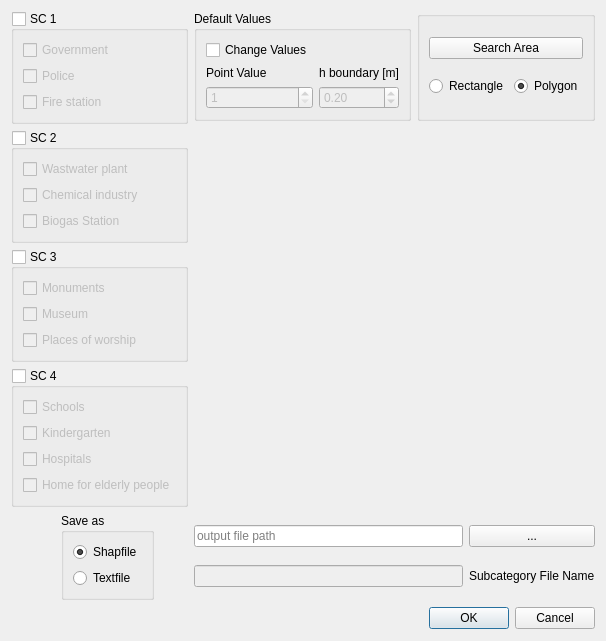
<?xml version="1.0" encoding="UTF-8"?>
<ui version="4.0">
 <class>Dialog</class>
 <widget class="QDialog" name="Dialog">
  <property name="geometry">
   <rect>
    <x>0</x>
    <y>0</y>
    <width>643</width>
    <height>665</height>
   </rect>
  </property>
  <property name="windowTitle">
   <string>OSM Point Import for ProMaIDes SC-Module</string>
  </property>
  <property name="sizeGripEnabled">
   <bool>false</bool>
  </property>
  <layout class="QGridLayout" name="gridLayout" rowstretch="0,0,0,0,0,0,0,0,0,0,0" columnstretch="0,0,0,0,0,0,0,0,0,0">
   <property name="sizeConstraint">
    <enum>QLayout::SetFixedSize</enum>
   </property>
   <property name="leftMargin">
    <number>11</number>
   </property>
   <property name="topMargin">
    <number>11</number>
   </property>
   <item row="10" column="9">
    <widget class="QDialogButtonBox" name="button_box">
     <property name="orientation">
      <enum>Qt::Horizontal</enum>
     </property>
     <property name="standardButtons">
      <set>QDialogButtonBox::Cancel|QDialogButtonBox::Ok</set>
     </property>
    </widget>
   </item>
   <item row="9" column="9">
    <layout class="QGridLayout" name="gridLayout_5">
     <item row="0" column="0">
      <widget class="QLineEdit" name="filename_edit">
       <property name="text">
        <string/>
       </property>
       <property name="placeholderText">
        <string>output file path</string>
       </property>
      </widget>
     </item>
     <item row="0" column="1">
      <widget class="QPushButton" name="browse_button">
       <property name="text">
        <string>...</string>
       </property>
      </widget>
     </item>
     <item row="1" column="0">
      <widget class="QLineEdit" name="subcategory_edit">
       <property name="enabled">
        <bool>false</bool>
       </property>
      </widget>
     </item>
     <item row="1" column="1">
      <widget class="QLabel" name="label_3">
       <property name="text">
        <string>Subcategory File Name</string>
       </property>
      </widget>
     </item>
    </layout>
   </item>
   <item row="0" column="9">
    <layout class="QGridLayout" name="gridLayout_3">
     <item row="1" column="1">
      <spacer name="verticalSpacer">
       <property name="orientation">
        <enum>Qt::Vertical</enum>
       </property>
       <property name="sizeHint" stdset="0">
        <size>
         <width>20</width>
         <height>40</height>
        </size>
       </property>
      </spacer>
     </item>
     <item row="0" column="2">
      <widget class="QGroupBox" name="groupBox_3">
       <property name="maximumSize">
        <size>
         <width>185</width>
         <height>113</height>
        </size>
       </property>
       <property name="title">
        <string/>
       </property>
       <layout class="QGridLayout" name="gridLayout_4">
        <item row="1" column="0">
         <widget class="QRadioButton" name="Rect_Button">
          <property name="text">
           <string>Rectangle</string>
          </property>
          <property name="checked">
           <bool>false</bool>
          </property>
         </widget>
        </item>
        <item row="0" column="0" colspan="2">
         <widget class="QPushButton" name="button_searchArea">
          <property name="text">
           <string>Search Area</string>
          </property>
          <property name="checkable">
           <bool>true</bool>
          </property>
         </widget>
        </item>
        <item row="1" column="1">
         <widget class="QRadioButton" name="Poly_Button">
          <property name="text">
           <string>Polygon</string>
          </property>
          <property name="checked">
           <bool>true</bool>
          </property>
         </widget>
        </item>
       </layout>
      </widget>
     </item>
     <item row="0" column="1">
      <widget class="QGroupBox" name="DefaultBox">
       <property name="enabled">
        <bool>true</bool>
       </property>
       <property name="maximumSize">
        <size>
         <width>285</width>
         <height>113</height>
        </size>
       </property>
       <property name="title">
        <string>Default Values</string>
       </property>
       <property name="flat">
        <bool>true</bool>
       </property>
       <property name="checkable">
        <bool>false</bool>
       </property>
       <property name="checked">
        <bool>false</bool>
       </property>
       <layout class="QGridLayout" name="gridLayout_2">
        <item row="2" column="1">
         <widget class="QDoubleSpinBox" name="boundaryBox">
          <property name="enabled">
           <bool>false</bool>
          </property>
          <property name="specialValueText">
           <string/>
          </property>
          <property name="prefix">
           <string/>
          </property>
          <property name="suffix">
           <string/>
          </property>
          <property name="singleStep">
           <double>0.100000000000000</double>
          </property>
          <property name="value">
           <double>0.200000000000000</double>
          </property>
         </widget>
        </item>
        <item row="2" column="0">
         <widget class="QSpinBox" name="PointBox">
          <property name="enabled">
           <bool>false</bool>
          </property>
          <property name="minimum">
           <number>1</number>
          </property>
          <property name="maximum">
           <number>4</number>
          </property>
         </widget>
        </item>
        <item row="1" column="0">
         <widget class="QLabel" name="label">
          <property name="text">
           <string>Point Value</string>
          </property>
         </widget>
        </item>
        <item row="1" column="1">
         <widget class="QLabel" name="label_2">
          <property name="text">
           <string>h boundary [m]</string>
          </property>
         </widget>
        </item>
        <item row="0" column="0">
         <widget class="QCheckBox" name="ChangeBox">
          <property name="enabled">
           <bool>true</bool>
          </property>
          <property name="text">
           <string>Change Values</string>
          </property>
         </widget>
        </item>
       </layout>
      </widget>
     </item>
    </layout>
   </item>
   <item row="0" column="2" colspan="6">
    <layout class="QVBoxLayout" name="verticalLayout_8">
     <item>
      <widget class="QgsCollapsibleGroupBox" name="SC1Box">
       <property name="minimumSize">
        <size>
         <width>0</width>
         <height>0</height>
        </size>
       </property>
       <property name="maximumSize">
        <size>
         <width>16777215</width>
         <height>16777215</height>
        </size>
       </property>
       <property name="toolTip">
        <string>Public buildings</string>
       </property>
       <property name="styleSheet">
        <string notr="true">QgsCollapsibleGroupBoxBasic::title, QgsCollapsibleGroupBox::title {  subcontrol-origin: margin;  subcontrol-position: top left;  margin-left: 20px;  margin-right: 5px;  left: 0px;  top: 1px;}QgsCollapsibleGroupBoxBasic::title, QgsCollapsibleGroupBox::title {  subcontrol-origin: margin;  subcontrol-position: top left;  margin-left: 20px;  margin-right: 5px;  left: 0px;  top: 2px;}QgsCollapsibleGroupBoxBasic::title, QgsCollapsibleGroupBox::title {  subcontrol-origin: margin;  subcontrol-position: top left;  margin-left: 20px;  margin-right: 5px;  left: 0px;  top: 1px;}QgsCollapsibleGroupBoxBasic::title, QgsCollapsibleGroupBox::title {  subcontrol-origin: margin;  subcontrol-position: top left;  margin-left: 20px;  margin-right: 5px;  left: 0px;  top: 1px;}QgsCollapsibleGroupBoxBasic::title, QgsCollapsibleGroupBox::title {  subcontrol-origin: margin;  subcontrol-position: top left;  margin-left: 20px;  margin-right: 5px;  left: 0px;  top: 1px;}QgsCollapsibleGroupBoxBasic::title, QgsCollapsibleGroupBox::title {  subcontrol-origin: margin;  subcontrol-position: top left;  margin-left: 20px;  margin-right: 5px;  left: 0px;  top: 1px;}QgsCollapsibleGroupBoxBasic::title, QgsCollapsibleGroupBox::title {  subcontrol-origin: margin;  subcontrol-position: top left;  margin-left: 20px;  margin-right: 5px;  left: 0px;  top: 1px;}QgsCollapsibleGroupBoxBasic::title, QgsCollapsibleGroupBox::title {  subcontrol-origin: margin;  subcontrol-position: top left;  margin-left: 20px;  margin-right: 5px;  left: 0px;  top: 1px;}</string>
       </property>
       <property name="title">
        <string>SC 1</string>
       </property>
       <property name="flat">
        <bool>true</bool>
       </property>
       <property name="checkable">
        <bool>true</bool>
       </property>
       <property name="checked">
        <bool>false</bool>
       </property>
       <property name="collapsed">
        <bool>false</bool>
       </property>
       <property name="saveCheckedState">
        <bool>true</bool>
       </property>
       <layout class="QVBoxLayout" name="verticalLayout">
        <item>
         <widget class="QCheckBox" name="checkBox_government">
          <property name="text">
           <string>Government</string>
          </property>
         </widget>
        </item>
        <item>
         <widget class="QCheckBox" name="checkBox_police">
          <property name="text">
           <string>Police</string>
          </property>
         </widget>
        </item>
        <item>
         <widget class="QCheckBox" name="checkBox_fire_station">
          <property name="text">
           <string>Fire station</string>
          </property>
         </widget>
        </item>
       </layout>
      </widget>
     </item>
     <item>
      <widget class="QgsCollapsibleGroupBox" name="SC2Box">
       <property name="minimumSize">
        <size>
         <width>0</width>
         <height>0</height>
        </size>
       </property>
       <property name="maximumSize">
        <size>
         <width>16777215</width>
         <height>16777215</height>
        </size>
       </property>
       <property name="toolTip">
        <string>Areas or buildings with environmentally hazardous substances</string>
       </property>
       <property name="styleSheet">
        <string notr="true">QgsCollapsibleGroupBoxBasic::title, QgsCollapsibleGroupBox::title {  subcontrol-origin: margin;  subcontrol-position: top left;  margin-left: 20px;  margin-right: 5px;  left: 0px;  top: 1px;}QgsCollapsibleGroupBoxBasic::title, QgsCollapsibleGroupBox::title {  subcontrol-origin: margin;  subcontrol-position: top left;  margin-left: 20px;  margin-right: 5px;  left: 0px;  top: 2px;}QgsCollapsibleGroupBoxBasic::title, QgsCollapsibleGroupBox::title {  subcontrol-origin: margin;  subcontrol-position: top left;  margin-left: 20px;  margin-right: 5px;  left: 0px;  top: 1px;}QgsCollapsibleGroupBoxBasic::title, QgsCollapsibleGroupBox::title {  subcontrol-origin: margin;  subcontrol-position: top left;  margin-left: 20px;  margin-right: 5px;  left: 0px;  top: 1px;}QgsCollapsibleGroupBoxBasic::title, QgsCollapsibleGroupBox::title {  subcontrol-origin: margin;  subcontrol-position: top left;  margin-left: 20px;  margin-right: 5px;  left: 0px;  top: 1px;}QgsCollapsibleGroupBoxBasic::title, QgsCollapsibleGroupBox::title {  subcontrol-origin: margin;  subcontrol-position: top left;  margin-left: 20px;  margin-right: 5px;  left: 0px;  top: 1px;}QgsCollapsibleGroupBoxBasic::title, QgsCollapsibleGroupBox::title {  subcontrol-origin: margin;  subcontrol-position: top left;  margin-left: 20px;  margin-right: 5px;  left: 0px;  top: 1px;}QgsCollapsibleGroupBoxBasic::title, QgsCollapsibleGroupBox::title {  subcontrol-origin: margin;  subcontrol-position: top left;  margin-left: 20px;  margin-right: 5px;  left: 0px;  top: 1px;}</string>
       </property>
       <property name="title">
        <string>SC 2 </string>
       </property>
       <property name="flat">
        <bool>true</bool>
       </property>
       <property name="checkable">
        <bool>true</bool>
       </property>
       <property name="checked">
        <bool>false</bool>
       </property>
       <property name="collapsed">
        <bool>false</bool>
       </property>
       <property name="saveCheckedState">
        <bool>true</bool>
       </property>
       <layout class="QVBoxLayout" name="verticalLayout_2">
        <item>
         <widget class="QCheckBox" name="checkBox_wastewater">
          <property name="text">
           <string>Wastwater plant</string>
          </property>
         </widget>
        </item>
        <item>
         <widget class="QCheckBox" name="checkBox_chemical">
          <property name="text">
           <string>Chemical industry</string>
          </property>
         </widget>
        </item>
        <item>
         <widget class="QCheckBox" name="checkBox_biogas">
          <property name="text">
           <string>Biogas Station</string>
          </property>
         </widget>
        </item>
       </layout>
      </widget>
     </item>
     <item>
      <widget class="QgsCollapsibleGroupBox" name="SC3Box">
       <property name="minimumSize">
        <size>
         <width>0</width>
         <height>0</height>
        </size>
       </property>
       <property name="maximumSize">
        <size>
         <width>16777215</width>
         <height>16777215</height>
        </size>
       </property>
       <property name="toolTip">
        <string>Cultural heritage</string>
       </property>
       <property name="styleSheet">
        <string notr="true">QgsCollapsibleGroupBoxBasic::title, QgsCollapsibleGroupBox::title {  subcontrol-origin: margin;  subcontrol-position: top left;  margin-left: 20px;  margin-right: 5px;  left: 0px;  top: 1px;}QgsCollapsibleGroupBoxBasic::title, QgsCollapsibleGroupBox::title {  subcontrol-origin: margin;  subcontrol-position: top left;  margin-left: 20px;  margin-right: 5px;  left: 0px;  top: 2px;}QgsCollapsibleGroupBoxBasic::title, QgsCollapsibleGroupBox::title {  subcontrol-origin: margin;  subcontrol-position: top left;  margin-left: 20px;  margin-right: 5px;  left: 0px;  top: 1px;}QgsCollapsibleGroupBoxBasic::title, QgsCollapsibleGroupBox::title {  subcontrol-origin: margin;  subcontrol-position: top left;  margin-left: 20px;  margin-right: 5px;  left: 0px;  top: 1px;}QgsCollapsibleGroupBoxBasic::title, QgsCollapsibleGroupBox::title {  subcontrol-origin: margin;  subcontrol-position: top left;  margin-left: 20px;  margin-right: 5px;  left: 0px;  top: 1px;}QgsCollapsibleGroupBoxBasic::title, QgsCollapsibleGroupBox::title {  subcontrol-origin: margin;  subcontrol-position: top left;  margin-left: 20px;  margin-right: 5px;  left: 0px;  top: 1px;}QgsCollapsibleGroupBoxBasic::title, QgsCollapsibleGroupBox::title {  subcontrol-origin: margin;  subcontrol-position: top left;  margin-left: 20px;  margin-right: 5px;  left: 0px;  top: 1px;}QgsCollapsibleGroupBoxBasic::title, QgsCollapsibleGroupBox::title {  subcontrol-origin: margin;  subcontrol-position: top left;  margin-left: 20px;  margin-right: 5px;  left: 0px;  top: 1px;}</string>
       </property>
       <property name="title">
        <string>SC 3</string>
       </property>
       <property name="flat">
        <bool>true</bool>
       </property>
       <property name="checkable">
        <bool>true</bool>
       </property>
       <property name="checked">
        <bool>false</bool>
       </property>
       <property name="collapsed">
        <bool>false</bool>
       </property>
       <property name="saveCheckedState">
        <bool>true</bool>
       </property>
       <layout class="QVBoxLayout" name="verticalLayout_3">
        <item>
         <widget class="QCheckBox" name="checkBox_monuments">
          <property name="text">
           <string>Monuments</string>
          </property>
         </widget>
        </item>
        <item>
         <widget class="QCheckBox" name="checkBox_museum">
          <property name="text">
           <string>Museum</string>
          </property>
         </widget>
        </item>
        <item>
         <widget class="QCheckBox" name="checkBox_worship">
          <property name="text">
           <string>Places of worship</string>
          </property>
         </widget>
        </item>
       </layout>
      </widget>
     </item>
     <item>
      <widget class="QgsCollapsibleGroupBox" name="SC4Box">
       <property name="minimumSize">
        <size>
         <width>0</width>
         <height>0</height>
        </size>
       </property>
       <property name="maximumSize">
        <size>
         <width>16777215</width>
         <height>16777215</height>
        </size>
       </property>
       <property name="toolTip">
        <string>Buildings with endangered people</string>
       </property>
       <property name="styleSheet">
        <string notr="true">QgsCollapsibleGroupBoxBasic::title, QgsCollapsibleGroupBox::title {  subcontrol-origin: margin;  subcontrol-position: top left;  margin-left: 20px;  margin-right: 5px;  left: 0px;  top: 1px;}QgsCollapsibleGroupBoxBasic::title, QgsCollapsibleGroupBox::title {  subcontrol-origin: margin;  subcontrol-position: top left;  margin-left: 20px;  margin-right: 5px;  left: 0px;  top: 2px;}QgsCollapsibleGroupBoxBasic::title, QgsCollapsibleGroupBox::title {  subcontrol-origin: margin;  subcontrol-position: top left;  margin-left: 20px;  margin-right: 5px;  left: 0px;  top: 1px;}QgsCollapsibleGroupBoxBasic::title, QgsCollapsibleGroupBox::title {  subcontrol-origin: margin;  subcontrol-position: top left;  margin-left: 20px;  margin-right: 5px;  left: 0px;  top: 1px;}QgsCollapsibleGroupBoxBasic::title, QgsCollapsibleGroupBox::title {  subcontrol-origin: margin;  subcontrol-position: top left;  margin-left: 20px;  margin-right: 5px;  left: 0px;  top: 1px;}QgsCollapsibleGroupBoxBasic::title, QgsCollapsibleGroupBox::title {  subcontrol-origin: margin;  subcontrol-position: top left;  margin-left: 20px;  margin-right: 5px;  left: 0px;  top: 1px;}QgsCollapsibleGroupBoxBasic::title, QgsCollapsibleGroupBox::title {  subcontrol-origin: margin;  subcontrol-position: top left;  margin-left: 20px;  margin-right: 5px;  left: 0px;  top: 1px;}QgsCollapsibleGroupBoxBasic::title, QgsCollapsibleGroupBox::title {  subcontrol-origin: margin;  subcontrol-position: top left;  margin-left: 20px;  margin-right: 5px;  left: 0px;  top: 1px;}</string>
       </property>
       <property name="title">
        <string>SC 4</string>
       </property>
       <property name="flat">
        <bool>true</bool>
       </property>
       <property name="checkable">
        <bool>true</bool>
       </property>
       <property name="checked">
        <bool>false</bool>
       </property>
       <property name="collapsed">
        <bool>false</bool>
       </property>
       <property name="saveCheckedState">
        <bool>true</bool>
       </property>
       <layout class="QVBoxLayout" name="verticalLayout_4">
        <item>
         <widget class="QCheckBox" name="checkBox_schools">
          <property name="text">
           <string>Schools</string>
          </property>
         </widget>
        </item>
        <item>
         <widget class="QCheckBox" name="checkBox_kindergarten">
          <property name="text">
           <string>Kindergarten</string>
          </property>
         </widget>
        </item>
        <item>
         <widget class="QCheckBox" name="checkBox_hospitals">
          <property name="text">
           <string>Hospitals</string>
          </property>
         </widget>
        </item>
        <item>
         <widget class="QCheckBox" name="checkBox_eldery">
          <property name="text">
           <string>Home for elderly people</string>
          </property>
         </widget>
        </item>
       </layout>
      </widget>
     </item>
    </layout>
   </item>
   <item row="9" column="5">
    <widget class="QGroupBox" name="groupBox">
     <property name="title">
      <string>Save as </string>
     </property>
     <layout class="QVBoxLayout" name="verticalLayout_5">
      <item>
       <widget class="QRadioButton" name="Shp_Button">
        <property name="text">
         <string>Shapfile</string>
        </property>
        <property name="checked">
         <bool>true</bool>
        </property>
        <attribute name="buttonGroup">
         <string notr="true">buttonGroup</string>
        </attribute>
       </widget>
      </item>
      <item>
       <widget class="QRadioButton" name="Txt_Button">
        <property name="enabled">
         <bool>true</bool>
        </property>
        <property name="text">
         <string>Textfile</string>
        </property>
        <property name="checked">
         <bool>false</bool>
        </property>
        <attribute name="buttonGroup">
         <string notr="true">buttonGroup</string>
        </attribute>
       </widget>
      </item>
     </layout>
    </widget>
   </item>
   <item row="10" column="5">
    <widget class="QPushButton" name="HelpButton">
     <property name="maximumSize">
      <size>
       <width>80</width>
       <height>50</height>
      </size>
     </property>
     <property name="layoutDirection">
      <enum>Qt::LeftToRight</enum>
     </property>
     <property name="styleSheet">
      <string notr="true">QPushButton {
    color: #333;
    border: 0px solid #555;
    border-radius: 0px;
    border-style: outset;
    background: transparent;
    padding: 5px;
    }

</string>
     </property>
     <property name="text">
      <string/>
     </property>
     <property name="icon">
      <iconset>
       <normaloff>../icons/HelpButton.png</normaloff>../icons/HelpButton.png</iconset>
     </property>
     <property name="iconSize">
      <size>
       <width>25</width>
       <height>25</height>
      </size>
     </property>
    </widget>
   </item>
  </layout>
 </widget>
 <customwidgets>
  <customwidget>
   <class>QgsCollapsibleGroupBox</class>
   <extends>QGroupBox</extends>
   <header>qgscollapsiblegroupbox.h</header>
   <container>1</container>
  </customwidget>
 </customwidgets>
 <resources/>
 <connections>
  <connection>
   <sender>button_box</sender>
   <signal>accepted()</signal>
   <receiver>Dialog</receiver>
   <slot>accept()</slot>
   <hints>
    <hint type="sourcelabel">
     <x>248</x>
     <y>254</y>
    </hint>
    <hint type="destinationlabel">
     <x>157</x>
     <y>274</y>
    </hint>
   </hints>
  </connection>
  <connection>
   <sender>button_box</sender>
   <signal>rejected()</signal>
   <receiver>Dialog</receiver>
   <slot>reject()</slot>
   <hints>
    <hint type="sourcelabel">
     <x>316</x>
     <y>260</y>
    </hint>
    <hint type="destinationlabel">
     <x>286</x>
     <y>274</y>
    </hint>
   </hints>
  </connection>
 </connections>
 <buttongroups>
  <buttongroup name="buttonGroup"/>
 </buttongroups>
</ui>
